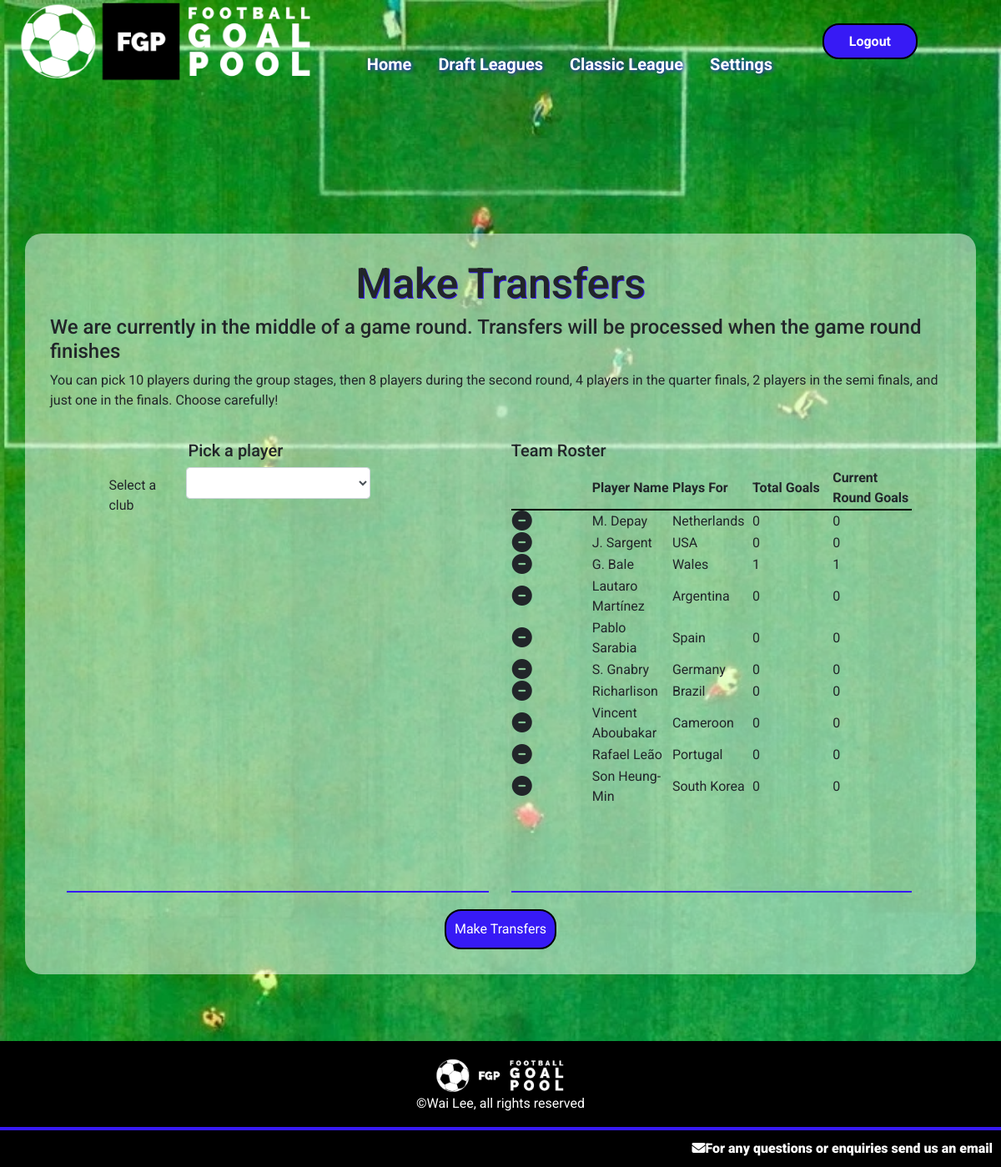
Page /globaltransfers (signed in) on the earlier database version.
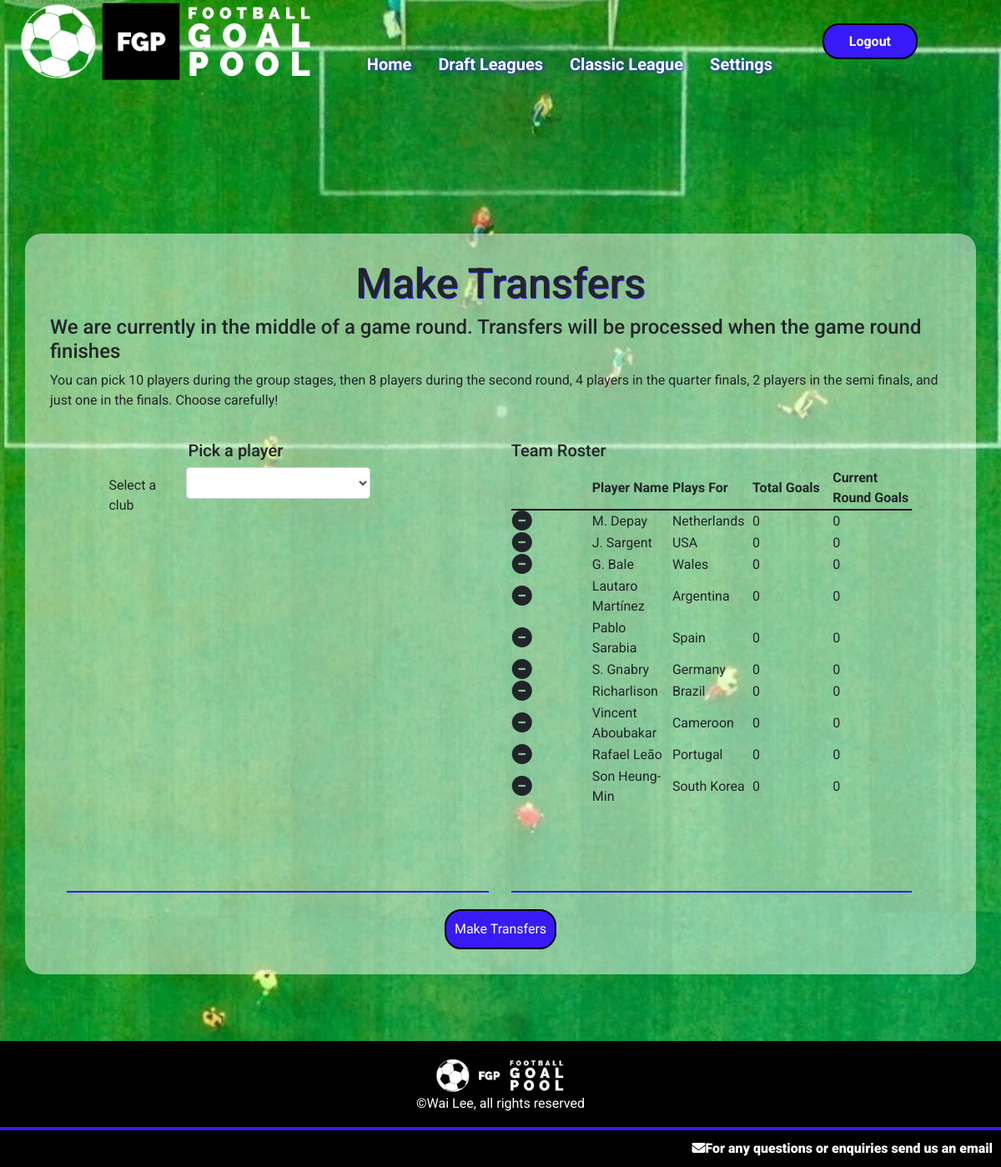
Same page on the later database version.
### goalpoolapp/models.py (models this page shows, shortened)
class Player(models.Model):
    playercode = models.IntegerField()
    leagues = models.ManyToManyField(League, related_name="leagueplayers", blank=True)
    nickname = models.CharField(max_length=64)
    goals = models.IntegerField(default=0)
    country = models.ForeignKey(Country, on_delete=models.CASCADE, related_name="players")
    currentweekgoals = models.IntegerField(default=0)
    position = models.CharField(max_length=12)
    pic = models.CharField(max_length=100)

class Country(models.Model):
    countryname = models.CharField(max_length=20)
    countrypic = models.CharField(max_length=100)
    countryid = models.IntegerField()

### goalpoolapp/views.py (the view, shortened to what this page needs)
# urls.py: path('globaltransfers', views.globaltransfers, name='globaltransfers'),
@login_required
def globaltransfers(request):
    global_league = getGlobalLeague()
    userteam = Team.objects.get(league=global_league, manager=request.user)
    if request.method == "GET":
        return render(request, 'goalpoolapp/globaltransfers.html', {
            'league': global_league,
            'team': userteam
        })

### goalpoolapp/functions.py (called while the page is built)
def getGlobalLeague():
    return League.objects.get(id='19')

### goalpoolapp/templates/goalpoolapp/globaltransfers.html (shortened to what this page needs)
{% extends "goalpoolapp/layout.html" %}
{% load static %}
{% block body %}
<div id="main-page-content-container">
    <div id="main-page-content">
        <h2>Make Transfers</h2>
        {% if league.transfersAllowed == False %}
        <h4>We are currently in the middle of a game round. Transfers will be processed when the game round finishes</h4>
        {% endif %}
        <p> You can pick 10 players during the group stages, then 8 players during the second round, 4 players in the quarter finals, 2 players in the semi finals, and just one in the finals. Choose carefully!</p>
        <div class="leagueinformation">
            <div class="form-container">
                <div class="form-group centeredinput">
                    <h5>Pick a player</h5>
                    <div class="form-group draftselect">
                        <label for="teamselect" class="label teamlabel">Select a club</label>
                        <select id="globalteamselect" class="form-control"></select>
                    </div>
                </div>
            </div>
            <div id="globalteamtable">
                <div class="form-container">
                    <h5>Team Roster</h5>
                    <table class="playerleaguetable" id="pickplayertable">
                        <tr>
                            <th></th>
                            <th>Player Name</th>
                            <th>Plays For</th>
                            <th>Total Goals</th>
                            <th>Current Round Goals</th>
                        </tr>
                        {% for player in team.provisionalplayers.all %}
                            <tr id="row{{ player.playercode }}">
                                <td>
                                    <a class="removeplayer" data-value="{{ player.playercode }}">
                                        <i class="fa-solid fa-circle-minus fa-xl"></i>
                                    </a>
                                </td>
                                <td id="name{{ player.playercode }}">{{ player.nickname }}</td>
                                <td>{{ player.country }}</td>
                                <td>{{ player.goals }}</td>
                                <td>{{ player.currentweekgoals }}</td>
                            </tr>
                        {% empty %}
                            {% for player in team.players.all %}
                            <tr id="row{{ player.playercode }}">
                                <td>
                                    <a class="removeplayer" data-value="{{ player.playercode }}">
                                        <i class="fa-solid fa-circle-minus fa-xl"></i>
                                    </a>
                                </td>
                                <td id="name{{ player.playercode }}">{{ player.nickname }}</td>
                                <td>{{ player.country.countryname }}</td>
                                <td>{{ player.goals }}</td>
                                <td>{{ player.currentweekgoals }}</td>
                            </tr>
                            {% endfor %}
                        {% endfor %}
                    </table>
                </div>
            </div>
    </div>
    <span class="button" id="transfersubmit">Make Transfers</span>
</div>
{% endblock %}

Differences in the rows shown:
changed Player "G. Bale": goals "1" → "0"; currentweekgoals "1" → "0"
